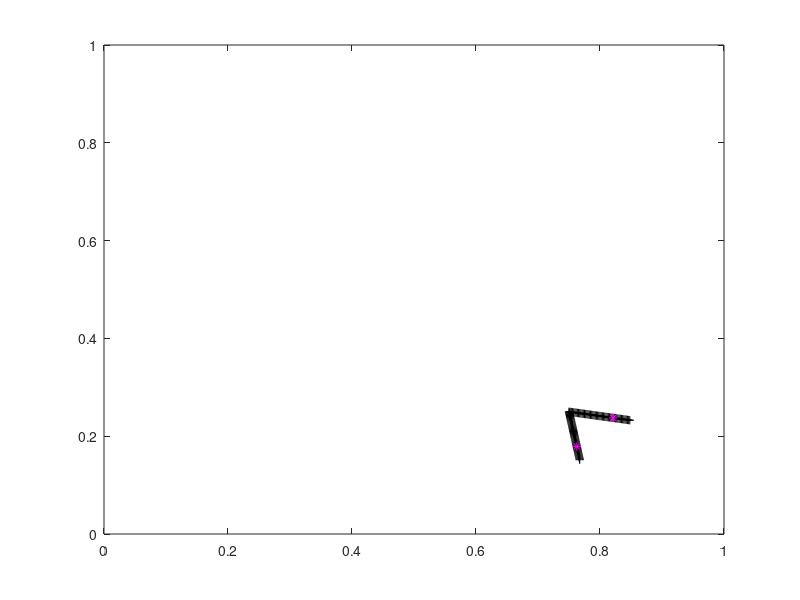

The MATLAB script that drew this image:
%-------------------------------------------------------------------------------------------------------------------%
%
% IB2d is an Immersed Boundary Code (IB) for solving fully coupled non-linear 
% 	fluid-structure interaction models. This version of the code is based off of
%	Peskin's Immersed Boundary Method Paper in Acta Numerica, 2002.
%
% Author: Nicholas A. Battista
% Email:  nick.battista@unc.edu
% Date Created: September 9th, 2016
% Institution: UNC-CH
%
% This code is capable of creating Lagrangian Structures using:
% 	1. Springs
% 	2. Beams (*torsional springs)
% 	3. Target Points
%	4. Muscle-Model (combined Force-Length-Velocity model, "HIll+(Length-Tension)")
%
% One is able to update those Lagrangian Structure parameters, e.g., spring constants, resting %%	lengths, etc
% 
% There are a number of built in Examples, mostly used for teaching purposes. 
% 
% If you would like us %to add a specific muscle model, please let Nick (nick.battista@unc.edu) know.
%
%--------------------------------------------------------------------------------------------------------------------%

%%%%%%%%%%%%%%%%%%%%%%%%%%%%%%%%%%%%%%%%%%%%%%%%%%%%%%%%%%%%%%%%%%%%%%%%%%%%%%%%%%%%%%
%
% FUNCTION: creates the geometry and prints associated input files
%
%%%%%%%%%%%%%%%%%%%%%%%%%%%%%%%%%%%%%%%%%%%%%%%%%%%%%%%%%%%%%%%%%%%%%%%%%%%%%%%%%%%%%%

function Make_Scallop_Geo_and_Input_Files()

%
% Grid Parameters (MAKE SURE MATCHES IN input2d !!!)
%
Nx =  256;        % # of Eulerian Grid Pts. in x-Direction (MUST BE EVEN!!!)
Lx = 1.0;        % Length of Eulerian Grid in x-Direction
dx = Lx/Nx;      % Grid spatial resolution

%
% Immersed Structure Geometric / Dynamic Parameters %
%
ds = 0.5*dx;             % Lagrangian Pt. Spacing (2x resolution of Eulerian grid)
struct_name = 'scallop'; % Name for .vertex, .spring, etc files. (must match what's in 'input2d')


% Call function to construct geometry
[xLag,yLag] = give_Me_Immsersed_Boundary_Geometry(ds,Lx);


half_len = (length(xLag)-1)/2;   % Computes # of Lag Pts on each "Arm"
ind_off = ceil( 0.7*half_len ); % Computes # of lags from center pt for muscle placement
b_ind = half_len - ind_off;      % Bottom index
t_ind = half_len+2 + ind_off;    % Top index

%b_ind = 1;
%t_ind = length(xLag);
m_dist = sqrt( ( xLag(b_ind)-xLag(t_ind) )^2 + ( yLag(b_ind)-yLag(t_ind) )^2   );



% Test Muscle Placement
plot( xLag( b_ind ), yLag( b_ind ), 'm*'); hold on;
plot( xLag( t_ind ), yLag( t_ind ), 'm*'); hold on;


% Prints .vertex file!
print_Lagrangian_Vertices(xLag,yLag,struct_name);


% Prints .spring file! (LINEAR/NS-SPRINGS)
%k_Spring = 2.5e5;                    % Spring stiffness (does not need to be equal for all springs)
%ds_Rest = ds;                        % Spring resting length (does not need to be equal for all springs)
%print_Lagrangian_Springs(xLag,yLag,k_Spring,ds_Rest,struct_name,k_Spring2);


% Prints .d_spring file! (DAMPED SPRINGS)
k_Spring = 5e6;
ds_Rest = ds;                        % Spring resting length (does not need to be equal for all springs)
b_damp = 0.1; 
k_Spring2= 2.5e2;                    % Spring stiffness between sides of swimmer
print_Lagrangian_Damped_Springs(xLag,yLag,k_Spring,ds_Rest,b_damp,struct_name,k_Spring2);



% Prints .beam file!
k_Beam = 5e11;                      % Beam Stiffness (does not need to be equal for all beams)
C = compute_Curvatures(xLag,yLag);    % Computes curvature of initial configuration
print_Lagrangian_Beams(xLag,yLag,k_Beam,C,struct_name);


% Prints .muscle file! [ a_f * Fmax *exp( -( (Q-1)/SK )^2 ) * (1/P0)*(b*P0-a*v)/(v+b); Q = LF/LFO ]
LFO = m_dist; SK = 0.3; a = 0.25; b = 4.0; Fmax = 7.5e3;
kSpr = 2.0e3; alpha = 1;
print_Lagrangian_3_Element_Muscles(xLag,LFO,SK,a,b,Fmax,struct_name,b_ind,t_ind,kSpr,alpha)

%kSpr = Fmax; gets a slow swimmmer


% Prints .target file!
%k_Target = 1e7;
%print_Lagrangian_Target_Pts(xLag,k_Target,struct_name);



%%%%%%%%%%%%%%%%%%%%%%%%%%%%%%%%%%%%%%%%%%%%%%%%%%%%%%%%%%%%%%%%%%%%%%%%
%
% FUNCTION: prints VERTEX points to a file called 'struct_name'.vertex
%
%%%%%%%%%%%%%%%%%%%%%%%%%%%%%%%%%%%%%%%%%%%%%%%%%%%%%%%%%%%%%%%%%%%%%%%%

function print_Lagrangian_Vertices(xLag,yLag,struct_name)

    N = length(xLag); % Total # of Lag. Pts

    vertex_fid = fopen([struct_name '.vertex'], 'w');

    fprintf(vertex_fid, '%d\n', N );

    %Loops over all Lagrangian Pts.
    for s = 1:N
        X_v = xLag(s);
        Y_v = yLag(s);
        fprintf(vertex_fid, '%1.16e %1.16e\n', X_v, Y_v);
    end

    fclose(vertex_fid);

    
    
%%%%%%%%%%%%%%%%%%%%%%%%%%%%%%%%%%%%%%%%%%%%%%%%%%%%%%%%%%%%%%%%%%%%%%%%
%
% FUNCTION: prints MUSCLE points to a file called "struct_name".muscle
%
%%%%%%%%%%%%%%%%%%%%%%%%%%%%%%%%%%%%%%%%%%%%%%%%%%%%%%%%%%%%%%%%%%%%%%%%

function print_Lagrangian_3_Element_Muscles(xLag,LFO,SK,a,b,Fmax,struct_name,ind_b,ind_t,kSpr,alpha)

    %N = length(xLag); %Number of Lagrangian Pts. Total

    muscle_fid = fopen([struct_name '.3_muscle'], 'w');

    fprintf(muscle_fid, '%d\n', 1 ); % Only 1 muscle

    %MUSCLES BETWEEN VERTICES
    fprintf(muscle_fid, '%d %d %1.16e %1.16e %1.16e %1.16e %1.16e %1.16e %1.16e\n', ind_b, ind_t, LFO, SK, a,b,Fmax,kSpr,alpha);  
    
    fclose(muscle_fid);
   
    
%%%%%%%%%%%%%%%%%%%%%%%%%%%%%%%%%%%%%%%%%%%%%%%%%%%%%%%%%%%%%%%%%%%%%%%%
%
% FUNCTION: prints SPRING points to a file called 'struct_name'.spring
%
%%%%%%%%%%%%%%%%%%%%%%%%%%%%%%%%%%%%%%%%%%%%%%%%%%%%%%%%%%%%%%%%%%%%%%%%

function print_Lagrangian_Springs(xLag,yLag,k_Spring,ds_Rest,struct_name,k_Spring2)

    N = length(xLag);

    spring_fid = fopen([struct_name '.spring'], 'w');

    fprintf(spring_fid, '%d\n', N-1 + (N-1)/2 );    % Print # of springs 

    %spring_force = kappa_spring*ds/(ds^2);
        
    %SPRINGS BETWEEN VERTICES
    for s = 1:N
            if s < N         
                fprintf(spring_fid, '%d %d %1.16e %1.16e\n', s, s+1, k_Spring, ds_Rest);  
            %else
            %    %Case s=N
            %    fprintf(spring_fid, '%d %d %1.16e %1.16e\n', s, 1,   k_Spring, ds_Rest);  
            end
    end
    
    for s=1:(N-1)/2
         dist = sqrt( ( xLag(s)-xLag(N-(s-1)) )^2 + ( yLag(s)-yLag(N-(s-1)) )^2 );
         if (s > (N-1)/2 - 7)
            fprintf(spring_fid, '%d %d %1.16e %1.16e\n', s, N-(s-1), 1e7*k_Spring2, dist);
         else 
            fprintf(spring_fid, '%d %d %1.16e %1.16e\n', s, N-(s-1), k_Spring2, dist);
         end
    end
    fclose(spring_fid);     
    
%%%%%%%%%%%%%%%%%%%%%%%%%%%%%%%%%%%%%%%%%%%%%%%%%%%%%%%%%%%%%%%%%%%%%%%%%%%%%
%
% FUNCTION: prints DAMPED SPRING points to a file called rubberband.d_spring
%
%%%%%%%%%%%%%%%%%%%%%%%%%%%%%%%%%%%%%%%%%%%%%%%%%%%%%%%%%%%%%%%%%%%%%%%%%%%%%

function print_Lagrangian_Damped_Springs(xLag,yLag,k_Spring,ds_Rest,b_damp,struct_name,k_Spring2)

    N = length(xLag);

    spring_fid = fopen([struct_name '.d_spring'], 'w');

    fprintf(spring_fid, '%d\n', N-1 + (N-1)/2 );

    %spring_force = kappa_spring*ds/(ds^2);
        
    %SPRINGS BETWEEN VERTICES
    for s = 1:N
            if s < N         
                fprintf(spring_fid, '%d %d %1.16e %1.16e %1.16e\n', s, s+1, k_Spring, ds_Rest,b_damp);  
            %else
            %    %Case s=N
            %    fprintf(spring_fid, '%d %d %1.16e %1.16e\n', s, 1,   k_Spring, ds_Rest);  
            end
    end
    
    for s=1:(N-1)/2
         dist = sqrt( ( xLag(s)-xLag(N-(s-1)) )^2 + ( yLag(s)-yLag(N-(s-1)) )^2 );
         if (s > (N-1)/2 - 7)
            fprintf(spring_fid, '%d %d %1.16e %1.16e %1.16e\n', s, N-(s-1), 1e2*k_Spring2, dist,b_damp);
         else 
            fprintf(spring_fid, '%d %d %1.16e %1.16e %1.16e\n', s, N-(s-1), k_Spring2, dist,b_damp);
         end
    end
    fclose(spring_fid);
    
    
    
%%%%%%%%%%%%%%%%%%%%%%%%%%%%%%%%%%%%%%%%%%%%%%%%%%%%%%%%%%%%%%%%%%%%%%%%
%
% FUNCTION: prints TARGET points to a file called 'struct_name'.vertex
%
%%%%%%%%%%%%%%%%%%%%%%%%%%%%%%%%%%%%%%%%%%%%%%%%%%%%%%%%%%%%%%%%%%%%%%%%

function print_Lagrangian_Target_Pts(xLag,k_Target,struct_name)

    N = length(xLag);

    target_fid = fopen([struct_name '.target'], 'w');

    fprintf(target_fid, '%d\n', N );

    %Loops over all Lagrangian Pts.
    for s = 1:N
        fprintf(target_fid, '%d %1.16e\n', s, k_Target);
    end

    fclose(target_fid); 
    
    
%%%%%%%%%%%%%%%%%%%%%%%%%%%%%%%%%%%%%%%%%%%%%%%%%%%%%%%%%%%%%%%%%%%%%%%%%%%%%%%%%%%%%
%
% FUNCTION: prints BEAM (Torsional Spring) points to a file called 'struct_name'.beam
%
%%%%%%%%%%%%%%%%%%%%%%%%%%%%%%%%%%%%%%%%%%%%%%%%%%%%%%%%%%%%%%%%%%%%%%%%%%%%%%%%%%%%%

function print_Lagrangian_Beams(xLag,yLag,k_Beam,C,struct_name)

    % k_Beam: beam stiffness
    % C: beam curvature
    
    N = length(xLag); % NOTE: Total number of beams = Number of Total Lag Pts. - 2

    beam_fid = fopen([struct_name '.beam'], 'w');

    fprintf(beam_fid, '%d\n', N-2 );

    %spring_force = kappa_spring*ds/(ds^2);

    %BEAMS BETWEEN VERTICES
    for s = 2:N-1
            if  s <= N-1         
                fprintf(beam_fid, '%d %d %d %1.16e %1.16e\n',s-1, s, s+1, k_Beam, C(s) );  
            else
                %Case s=N
                fprintf(beam_fid, '%d %d %d %1.16e %1.16e\n',s-1, s, 1,   k_Beam, C(s) );  
            end
    end
    fclose(beam_fid); 
    
    
    
%%%%%%%%%%%%%%%%%%%%%%%%%%%%%%%%%%%%%%%%%%%%%%%%%%%%%%%%%%%%%%%%%%%%%%%%
%
% FUNCTION: computes "curvature" of starting configuration
% 
% NOTE: not curvature in the traditional geometric sense, in the 'discrete'
% sense through cross product.
%
% NOTE: assumes a CLOSED structure
%
%%%%%%%%%%%%%%%%%%%%%%%%%%%%%%%%%%%%%%%%%%%%%%%%%%%%%%%%%%%%%%%%%%%%%%%%

function C = compute_Curvatures(xLag,yLag)

N = length(xLag);
C = zeros( N );

%Note: needs to be done same order as you print .beam file!
for i=1:N
   
   % Pts Xp -> Xq -> Xr (same as beam force calc.)
   
   if ( (i > 1) && (i < N) )
   
        Xp = xLag(i-1); Xq = xLag(i); Xr = xLag(i+1);
        Yp = yLag(i-1); Yq = yLag(i); Yr = yLag(i+1);
   
   elseif (i==1)
       
        Xp = xLag(N); Xq = xLag(i); Xr = xLag(i+1);
        Yp = yLag(N); Yq = yLag(i); Yr = yLag(i+1);
       
   elseif (i==N)
       
        Xp = xLag(N-1); Xq = xLag(N); Xr = xLag(1);
        Yp = yLag(N-1); Yq = yLag(N); Yr = yLag(1);
       
   end
       
   C(i) = (Xr-Xq)*(Yq-Yp) - (Yr-Yq)*(Xq-Xp); %Cross product btwn vectors
      
end
    
    
%%%%%%%%%%%%%%%%%%%%%%%%%%%%%%%%%%%%%%%%%%%%%%%%%%%%%%%%%%%%%%%%%%%%%%%%%
%
% FUNCTION: creates the Lagrangian structure geometry
%
%%%%%%%%%%%%%%%%%%%%%%%%%%%%%%%%%%%%%%%%%%%%%%%%%%%%%%%%%%%%%%%%%%%%%%%%%
 
function [xLag,yLag] = give_Me_Immsersed_Boundary_Geometry(ds,Lx)
 
% ds: Lagrangian pt. spacing
% Lx: Length of Eulerian grid
 
% The immsersed structure is initially "an angle" of 10 degrees %
ang = 70*pi/180; % original angle
L = 1/10*Lx;     % Structure will be 1/20 of the length of the grid

% Create line of points
x = 0:ds:L;
y = zeros( 1, length( x ) );

% Rotate line of points
[xB,yB] = rotate_geometry_please(x,y,-ang/2);
[xT,yT] = rotate_geometry_please(x,y,ang/2);

% Put together!
xLag = [ xB(end:-1:2) xT ];
yLag = [ yB(end:-1:2) yT ];

[xLag,yLag] = rotate_geometry_please(xLag,yLag,-pi/4);

length(xLag)

xLag = xLag + 0.75*Lx;
yLag = yLag + 0.25*Lx;

% TESTING GEOMETRY
%plot(xB,yB,'r*'); hold on;
%plot(xT,yT,'go'); hold on;
plot( xLag, yLag, 'k+'); hold on;
axis([0 Lx 0 Lx]);

% for i=1:length(xLag)
%    plot( xLag(i), yLag(i), 'k+'); hold on;
%    axis([0 Lx 0 Lx]);
%    pause();
% end



%%%%%%%%%%%%%%%%%%%%%%%%%%%%%%%%%%%%%%%%%%%%%%%%%%%%%%%%%%%%%%%%%%%%%%%%%
%
% FUNCTION: rotate set of points
%
%%%%%%%%%%%%%%%%%%%%%%%%%%%%%%%%%%%%%%%%%%%%%%%%%%%%%%%%%%%%%%%%%%%%%%%%%

function [xN,yN] = rotate_geometry_please(x,y,ang)

% x,y original (x,y) coordinates before rotation
% ang: angle rotating by

xN = zeros( 1, length( x ) ); yN = xN;
for i=1:length(x)
   xN(i) = x(i)*cos(ang) - y(i)*sin(ang); 
   yN(i) = x(i)*sin(ang) + y(i)*cos(ang); 
end
